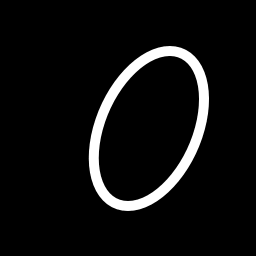
#> input picture 07-MachineLearning_revamp/04-PCA/Python/blob_axes-skewed_oval.png, 256 x 256 px
$ jupyter execute PCA.ipynb
#> lines starting #> are read from the running program, lines starting #| are printed output that depends on the picture
[cell 1]
import numpy as np
import matplotlib
import matplotlib.pyplot as plt
#matplotlib inline

[cell 2]
img = matplotlib.image.imread('blob_axes-skewed_oval.png')
#> img is the input picture: shape (256, 256, 4) float32; mean R, G, B, A 0.0634, 0.0634, 0.0634, 1

[cell 3]
import cv2

[cell 4]
img = cv2.imread('blob_axes-skewed_oval.png',0)
#> img: shape (256, 256); min 0, max 255, mean 16.2

[cell 5]
plt.imshow(img)

[cell 6]
x,y = np.nonzero(img)
#> x = 4609 values from 46 to 210; y = 4609 values, max 208 at index 1333, min 88 at index 2823, mean 148.4

[cell 7]
x = x - np.mean(x)
#> x = 4609 values from -81.99 to 82.01
y = y - np.mean(y)
#> y = 4609 values, max 59.65 at index 1333, min -60.35 at index 2823, mean -1.18e-14
coords = np.vstack([x, y])

[cell 8]
plt.plot(x,y,'.')
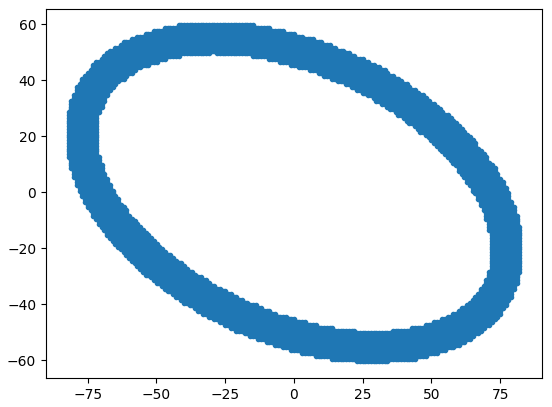
#> figure drawn by matplotlib, 1 panel

[cell 9]
cov = np.cov(coords)
#> cov = [[2685.8, -591.4], [-591.4, 1579.7]]
evals, evecs = np.linalg.eig(cov)
#> evals = [2942.4, 1323]; evecs = [[0.917, 0.398], [-0.398, 0.917]]

[cell 10]
sort_indices = np.argsort(evals)[::-1]
#> sort_indices = [0, 1]
x_v1, y_v1 = evecs[:, sort_indices[0]]  # Eigenvector with largest eigenvalue
#> x_v1 = 0.917; y_v1 = -0.398
x_v2, y_v2 = evecs[:, sort_indices[1]]
#> x_v2 = 0.398; y_v2 = 0.917

[cell 11]
scale = 20
plt.plot([x_v1*-scale*2, x_v1*scale*2],
         [y_v1*-scale*2, y_v1*scale*2], color='red')
plt.plot([x_v2*-scale, x_v2*scale],
         [y_v2*-scale, y_v2*scale], color='blue')
plt.plot(x, y, 'k.')
plt.axis('equal')
plt.gca().invert_yaxis()  # Match the image system with origin at top left
plt.show()
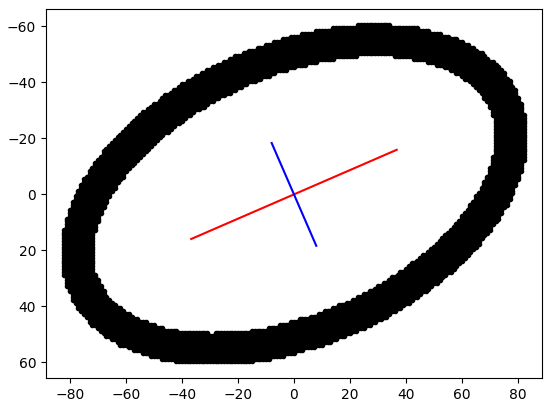
#> figure drawn by matplotlib, 1 panel
